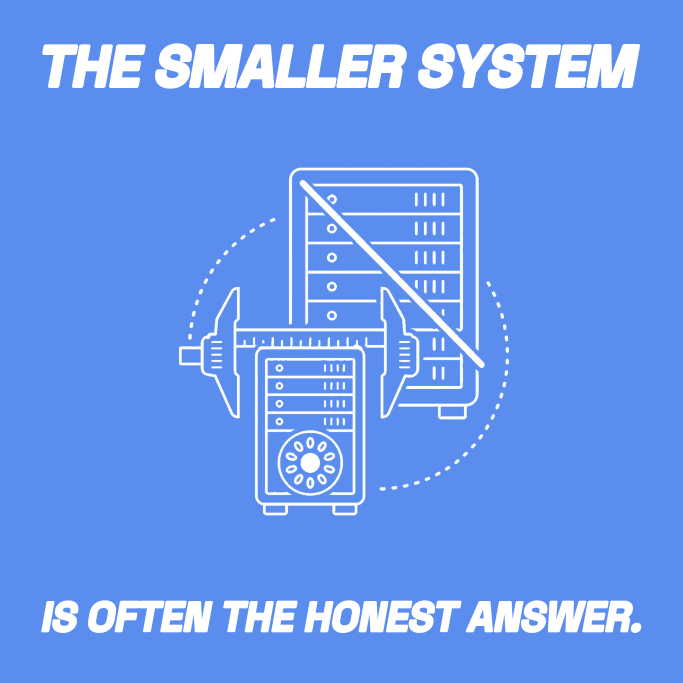
#> input picture cards/linkedin-01-smaller-system-card.png, 2048 x 2048 px, given in place of linkedin-01-smaller-system-icon.png, which was not available (shown at 1/3 size)
$ python make_cards.py
#> lines starting #> are read from the running program, lines starting #| are printed output that depends on the picture; pictures that were not available may be replaced by others from this repository, and a replacement may not be noted
"""Render LinkedIn icon cards: solid high-contrast ground, native-resolution icon
(no resampling, which is where the blur came from), split title top and bottom in
Space Grotesk bold caps with an oblique shear. Output: cards/linkedin-NN-*-card.png."""

import math
from pathlib import Path

from PIL import Image, ImageDraw, ImageFont

ROOT = Path(__file__).resolve().parent
SITE = ROOT.parent
MASTERS = SITE / "icons" / "masters"
OUT = SITE / "cards"  # cards live at the repo root since 2026-08-09
FONT_PATH = SITE / "fonts" / "space-grotesk-latin.woff2"

CANVAS = 2048
MARGIN_X = 96
SHEAR = 0.18
WHITE = (255, 255, 255, 255)

# post id: (master slug, top line, bottom line, background hex)
CARDS = {
    "01": ("smaller-system", "THE SMALLER SYSTEM", "IS OFTEN THE HONEST ANSWER.", "#5B8DEF"),
    "02": ("compliance-risk", "THE COMPLIANCE OFFICER", "KNOWS WHERE THE RISK LIVES.", "#C0392B"),
    "03": ("facility-survey", "THE FACILITY SURVEY", "CAN SINK A GOOD DEPLOYMENT.", "#1E8449"),
    "04": ("onboarding-work", "ONBOARDING", "IS PART OF THE SYSTEM.", "#7D3C98"),
    "05": ("discovery-gate", "DISCOVERY", "CAN KILL THE PROJECT.", "#B45309"),
    "06": ("docketing-clerk", "THE DOCKETING CLERK", "IS PART OF THE ARCHITECTURE.", "#1F618D"),
    "07": ("baa-architecture", "A BAA", "IS NOT AN ARCHITECTURE.", "#AD3B76"),
    "08": ("concurrency-workflow", "CONCURRENCY", "IS A WORKFLOW QUESTION.", "#148F77"),
    "09": ("deployment-departure", "A DEPLOYMENT", "SHOULD HAVE AN ENDING.", "#A04000"),
    "10": ("shadow-ai", "SHADOW AI", "USUALLY ARRIVES BEFORE POLICY.", "#34495E"),
    "11": ("sovereignty-requirements", "SOVEREIGNTY", "CHANGES THE REQUIREMENTS.", "#6E2C00"),
    "12": ("enrollment-context", "ENROLLMENT WORK", "IS MORE THAN RECORD MATCHING.", "#2471A3"),
    "13": ("cloud-contract", "READ THE CLOUD CONTRACT", "BESIDE THE ARCHITECTURE.", "#7D6608"),
    "14": ("aml-context", "AN ANOMALY SCORE", "CAN'T READ THE FLOOR.", "#4A235A"),
    "15": ("surveillance-memory", "SURVEILLANCE EXPERTISE", "IS INSTITUTIONAL MEMORY.", "#0E6655"),
}


def load_font(size):
    f = ImageFont.truetype(str(FONT_PATH), size)
    try:
        f.set_variation_by_axes([700])
    except Exception:
        pass
    return f


def text_layer(text, max_width, max_size, min_size=90):
    """Render sheared caps sized to fit max_width; returns trimmed RGBA layer."""
    size = max_size
    while size > min_size:
        font = load_font(size)
        stroke = max(2, size // 28)  # fatten toward the sample's weight
        bbox = ImageDraw.Draw(Image.new("RGBA", (8, 8))).textbbox(
            (0, 0), text, font=font, stroke_width=stroke)
        w = bbox[2] - bbox[0]
        if w + SHEAR * (bbox[3] - bbox[1]) <= max_width:
            break
        size -= 4
    font = load_font(size)
    stroke = max(2, size // 28)
    pad = int(SHEAR * size * 2) + stroke * 2 + 8
    probe = ImageDraw.Draw(Image.new("RGBA", (8, 8))).textbbox(
        (0, 0), text, font=font, stroke_width=stroke)
    w, h = probe[2] - probe[0], probe[3] - probe[1]
    layer = Image.new("RGBA", (w + pad * 2, h + pad * 2), (0, 0, 0, 0))
    ImageDraw.Draw(layer).text((pad - probe[0], pad - probe[1]), text, font=font,
                               fill=WHITE, stroke_width=stroke, stroke_fill=WHITE)
    sheared = layer.transform(
        (layer.width + int(SHEAR * layer.height), layer.height),
        Image.AFFINE, (1, SHEAR, -SHEAR * layer.height, 0, 1, 0),
        resample=Image.BICUBIC)
    return sheared.crop(sheared.getbbox())


def make_card(pid, slug, top, bottom, bg):
#> called with pid = '01', slug = 'smaller-system', top = 'THE SMALLER SYSTEM', bottom = 'IS OFTEN THE HONEST ANSWER.', bg = '#5B8DEF'
    card = Image.new("RGBA", (CANVAS, CANVAS), bg)
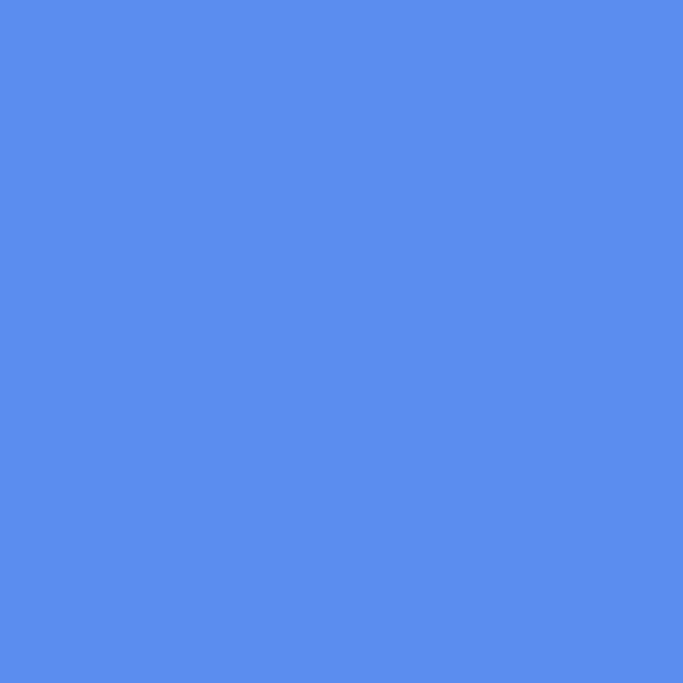
#> card: PIL image 2048x2048 RGBA (shown at 1/3 size); mean R, G, B, A 91, 141, 239, 255
    icon = Image.open(MASTERS / f"linkedin-{pid}-{slug}-icon.png").convert("RGBA")
    assert icon.width <= CANVAS, "icon larger than canvas"
    # native paste: no resampling anywhere near the icon
    card.paste(icon, ((CANVAS - icon.width) // 2, (CANVAS - icon.height) // 2), icon)

    t = text_layer(top, CANVAS - 2 * MARGIN_X, 250)
#> in text_layer, `layer = Image.new("RGBA", (w + pad * 2, h + pad * 2), (0, 0, 0, 0))`: layer: PIL image 1984x284 RGBA; every value is 0
    b = text_layer(bottom, CANVAS - 2 * MARGIN_X, 175)
#> in text_layer (call 2), `layer = Image.new("RGBA", (w + pad * 2, h + pad * 2), (0, 0, 0, 0))`: layer: PIL image 1928x197 RGBA; every value is 0
    top_y = (((CANVAS - icon.height) // 2) - t.height) // 2
#> top_y = -66
    bot_y = CANVAS - (((CANVAS - icon.height) // 2) - b.height) // 2 - b.height
#> bot_y = 2003
    card.alpha_composite(t, ((CANVAS - t.width) // 2, max(40, top_y)))
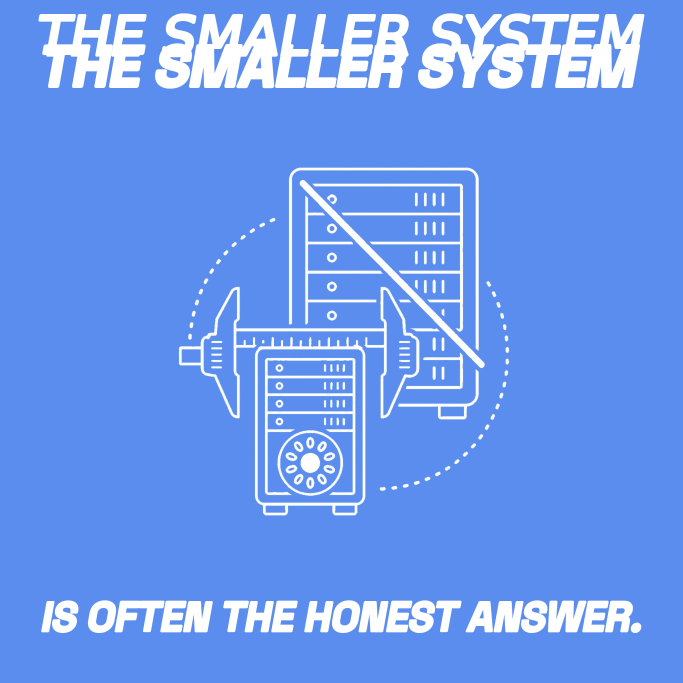
#> card: PIL image 2048x2048 RGBA (shown at 1/3 size); mean R, G, B, A 110.4, 154.6, 240.7, 255
    card.alpha_composite(b, ((CANVAS - b.width) // 2, min(CANVAS - b.height - 40, bot_y)))
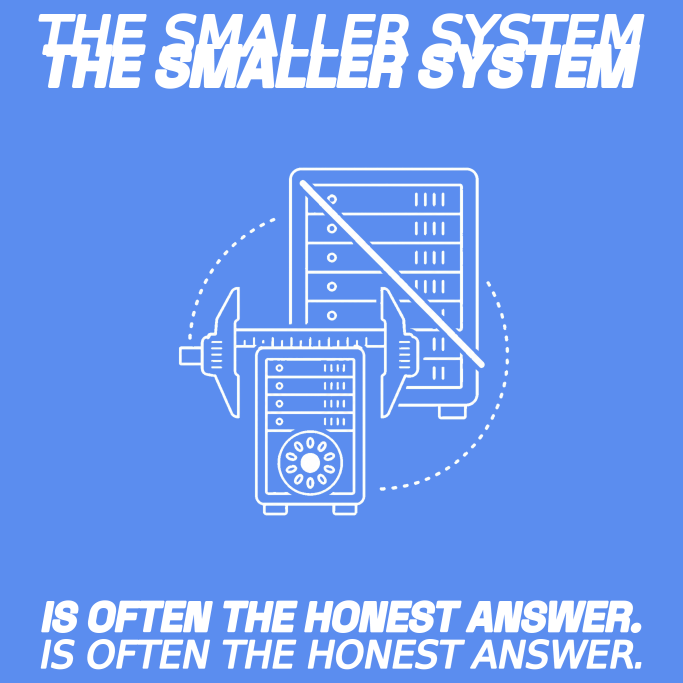
#> card: PIL image 2048x2048 RGBA (shown at 1/3 size); mean R, G, B, A 113.2, 156.5, 241, 255

    out = OUT / f"linkedin-{pid}-{slug}-card.png"
    card.convert("RGB").save(out, "PNG")
    return out


def contact_sheet(paths):
    cell = 512
    cols, rows = 5, 3
    sheet = Image.new("RGB", (cols * cell, rows * cell), "#0f172a")
    for i, p in enumerate(paths):
        img = Image.open(p).resize((cell, cell), Image.LANCZOS)
        sheet.paste(img, ((i % cols) * cell, (i // cols) * cell))
    out = OUT / "cards-contact-sheet.png"
    sheet.save(out, "PNG")
    return out


def main():
    OUT.mkdir(exist_ok=True)
    made = []
    for pid, (slug, top, bottom, bg) in CARDS.items():
        p = make_card(pid, slug, top, bottom, bg)
        made.append(p)
        print(f"{p.name}  {Image.open(p).size}")
#> pass 2 of the loop in main, `for pid, (slug, top, bottom, bg) in CARDS.items():`:
#> in make_card (call 2), `card = Image.new("RGBA", (CANVAS, CANVAS), bg)`:
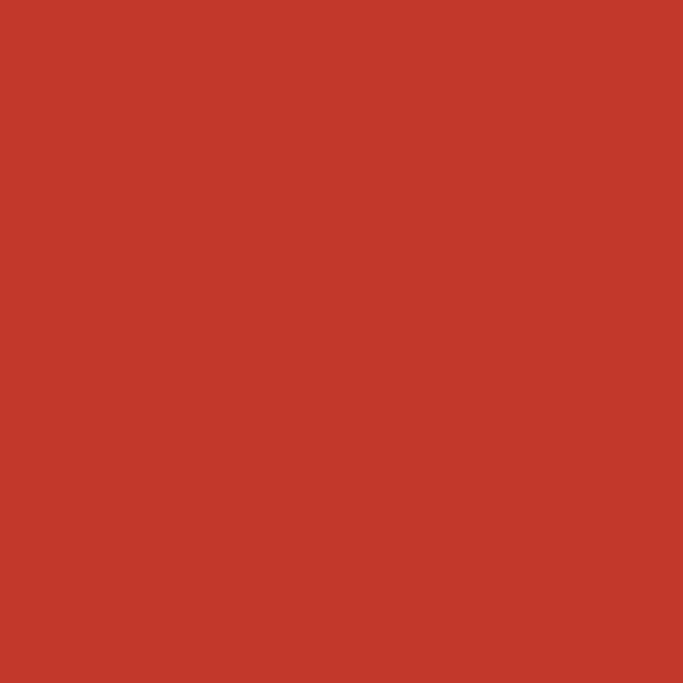
#> card: PIL image 2048x2048 RGBA (shown at 1/3 size); mean R, G, B, A 192, 57, 43, 255
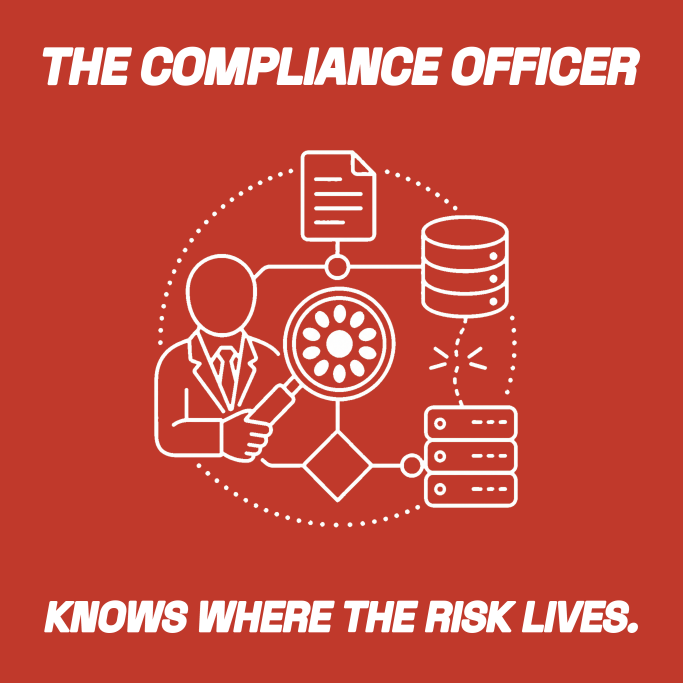
#> input picture cards/linkedin-02-compliance-risk-card.png, 2048 x 2048 px, given in place of linkedin-02-compliance-risk-icon.png, which was not available (shown at 1/3 size)
#> sheared: PIL image 1982x238 RGBA
#> sheared: PIL image 1943x197 RGBA
#> in make_card (call 2), `card.alpha_composite(b, ((CANVAS - b.width) // 2, min(CANVAS - b.heigh..`:
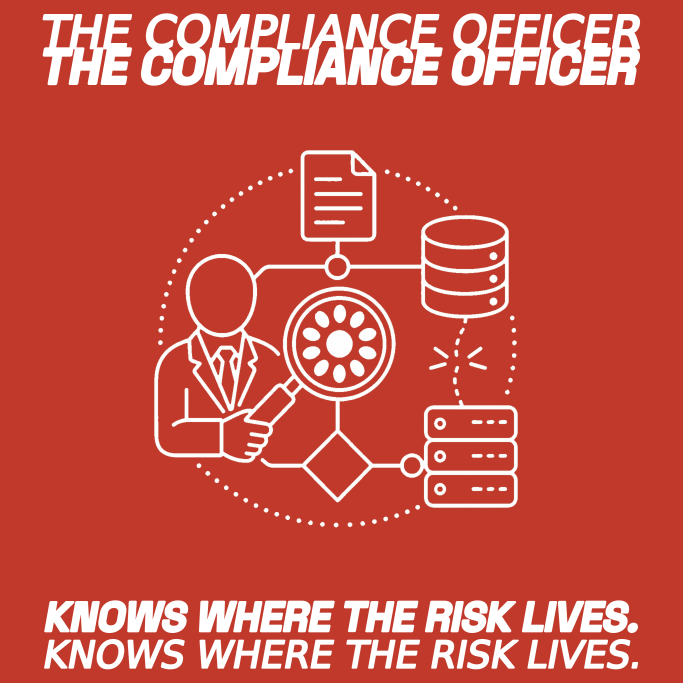
#> card: PIL image 2048x2048 RGBA (shown at 1/3 size); mean R, G, B, A 200.6, 84.5, 72.4, 255
    print(contact_sheet(made).name)
    print(f"{len(made)} cards")


if __name__ == "__main__":
#> (the run stopped early here; a loop or call above may not have finished)
